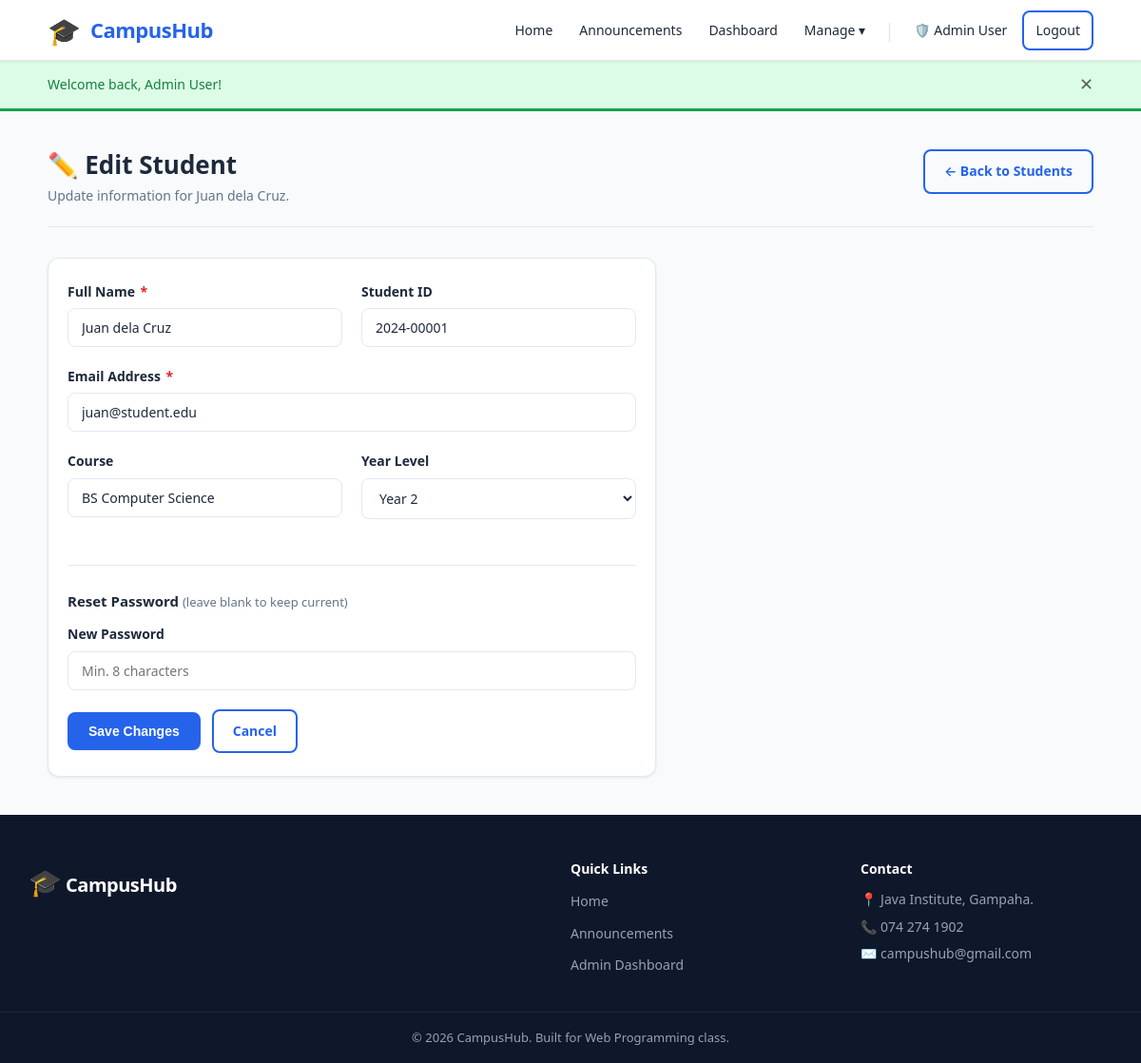
Screenshot of /admin/student_edit.php?id=2 (signed in) with the database file from the repository.
### tables this page shows
CREATE TABLE IF NOT EXISTS users (
    id          INT UNSIGNED    NOT NULL AUTO_INCREMENT,
    full_name   VARCHAR(100)    NOT NULL,
    email       VARCHAR(150)    NOT NULL UNIQUE,
    password    VARCHAR(255)    NOT NULL,                
    role        ENUM('student','admin') NOT NULL DEFAULT 'student',
    student_id  VARCHAR(30)     DEFAULT NULL,            
    course      VARCHAR(100)    DEFAULT NULL,
    year_level  TINYINT UNSIGNED DEFAULT NULL,           
    bio         TEXT            DEFAULT NULL,
    profile_photo VARCHAR(255)  DEFAULT NULL,            
    created_at  TIMESTAMP       NOT NULL DEFAULT CURRENT_TIMESTAMP,
    updated_at  TIMESTAMP       NOT NULL DEFAULT CURRENT_TIMESTAMP ON UPDATE CURRENT_TIMESTAMP,
    PRIMARY KEY (id),
    INDEX idx_role (role),
    INDEX idx_student_id (student_id)
);

### includes/functions.php (called while the page is built, shortened)
<?php
function e($value) {
    return htmlspecialchars($value, ENT_QUOTES, 'UTF-8');
}
function get($key, $default = '') {
    return isset($_GET[$key]) ? trim($_GET[$key]) : $default;
}
function fetchOne($conn, $sql, $types = '', $params = []) {
    $stmt = $conn->prepare($sql);
    if ($types && $params) {
        $stmt->bind_param($types, ...$params);
    }
    $stmt->execute();
    $result = $stmt->get_result();
    $row    = $result->fetch_assoc();
    return $row ? $row : null;
}

### admin/student_edit.php (the view, shortened to what this page needs)
<?php
require_once __DIR__ . '/../config/config.php';
require_once __DIR__ . '/../includes/functions.php';
$id = (int)get('id');
$student = fetchOne($conn, 'SELECT * FROM users WHERE id = ? AND role = "student"', 'i', [$id]);
$errors = [];
require_once __DIR__ . '/../includes/header.php';
?>
<div class="page-header">
    <div><h1>✏️ Edit Student</h1><p>Update information for <?= e($student['full_name']) ?>.</p></div>
    <a href="<?= SITE_URL ?>/admin/students.php" class="btn btn-outline">← Back to Students</a>
</div>
<div class="card" style="max-width:640px;">
    <div class="card-body">
        <form method="POST" action="" data-validate>
            <div class="form-row">
                <div class="form-group">
                    <label for="full_name">Full Name <span class="required">*</span></label>
                    <input type="text" id="full_name" name="full_name"
                           value="<?= e($student['full_name']) ?>"
                           class="<?= isset($errors['full_name']) ? 'is-invalid' : '' ?>" required>
                </div>
                <div class="form-group">
                    <label for="student_id">Student ID</label>
                    <input type="text" id="student_id" name="student_id"
                           value="<?= e($student['student_id'] ?? '') ?>">
                </div>
            </div>
            <div class="form-group">
                <label for="email">Email Address <span class="required">*</span></label>
                <input type="email" id="email" name="email"
                       value="<?= e($student['email']) ?>"
                       class="<?= isset($errors['email']) ? 'is-invalid' : '' ?>" required>
            </div>
            <div class="form-row">
                <div class="form-group">
                    <label for="course">Course</label>
                    <input type="text" id="course" name="course" value="<?= e($student['course'] ?? '') ?>">
                </div>
                <div class="form-group">
                    <label for="year_level">Year Level</label>
                    <select id="year_level" name="year_level">
                        <?php for ($y = 1; $y <= 5; $y++): ?>
                            <option value="<?= $y ?>" <?= ($student['year_level'] == $y) ? 'selected' : '' ?>>Year <?= $y ?></option>
                        <?php endfor; ?>
                    </select>
                </div>
            </div>
            <hr class="divider">
            <h3 style="font-size:15px;margin-bottom:14px;">Reset Password <span class="text-muted" style="font-weight:400;font-size:13px;">(leave blank to keep current)</span></h3>
            <div class="form-group">
                <label for="new_password">New Password</label>
                <input type="password" id="new_password" name="new_password"
                       placeholder="Min. 8 characters"
                       class="<?= isset($errors['new_password']) ? 'is-invalid' : '' ?>">
            </div>
            <div class="form-actions">
                <button type="submit" class="btn btn-primary">Save Changes</button>
                <a href="<?= SITE_URL ?>/admin/students.php" class="btn btn-outline">Cancel</a>
            </div>
        </form>
    </div>
</div>
<?php require_once __DIR__ . '/../includes/footer.php'; ?>

### assets/css/style.css (style rules this page uses)
:root { --primary: #2563eb; --primary-dark: #1d4ed8; --primary-light: #eff6ff; --secondary: #64748b; --success: #16a34a; --warning: #d97706; --danger: #dc2626; --info: #0891b2; --bg: #f8fafc; --surface: #ffffff; --border: #e2e8f0; --text: #1e293b; --text-muted: #64748b; --radius: 8px; --radius-lg: 12px; --shadow-sm: 0 1px 3px rgba(0,0,0,.08); --shadow: 0 4px 12px rgba(0,0,0,.10); --shadow-lg: 0 8px 24px rgba(0,0,0,.12); --font: 'Segoe UI', system-ui, -apple-system, sans-serif; --header-h: 64px; --container-w: 1140px; }
*, *::before, *::after { box-sizing: border-box; margin: 0; padding: 0; }
html { scroll-behavior: smooth; }
body { font-family: var(--font); font-size: 16px; line-height: 1.6; color: var(--text); background: var(--bg); min-height: 100vh; display: flex; flex-direction: column; }
a { color: var(--primary); text-decoration: none; }
h1, h2, h3, h4, h5, h6 { line-height: 1.3; font-weight: 700; color: var(--text); }
.btn { display: inline-flex; align-items: center; gap: 6px; padding: 10px 20px; border-radius: var(--radius); font-size: 14px; font-weight: 600; cursor: pointer; border: 2px solid transparent; transition: background .15s, transform .1s, box-shadow .15s; text-decoration: none; white-space: nowrap; }
.btn-primary { background: var(--primary); color: #fff; border-color: var(--primary); }
.btn-outline { background: transparent; color: var(--primary); border-color: var(--primary); }
.card { background: var(--surface); border: 1px solid var(--border); border-radius: var(--radius-lg); box-shadow: var(--shadow-sm); overflow: hidden; }
.card-body { padding: 24px 20px; }
.form-group { margin-bottom: 20px; }
.form-row { display: grid; grid-template-columns: 1fr 1fr; gap: 20px; }
label { display: block; font-size: 14px; font-weight: 600; margin-bottom: 6px; color: var(--text); }
label .required { color: var(--danger); margin-left: 2px; }
input[type="text"], input[type="email"], input[type="password"], input[type="date"], input[type="time"], input[type="number"], input[type="file"], select, textarea { width: 100%; padding: 10px 14px; border: 1px solid var(--border); border-radius: var(--radius); font-family: var(--font); font-size: 14px; color: var(--text); background: var(--surface); transition: border-color .15s, box-shadow .15s; outline: none; }
select { cursor: pointer; }
.form-actions { display: flex; gap: 12px; align-items: center; margin-top: 8px; }
.page-header { margin-bottom: 32px; padding-bottom: 20px; border-bottom: 1px solid var(--border); display: flex; align-items: flex-start; justify-content: space-between; flex-wrap: wrap; gap: 12px; }
.page-header h1 { font-size: 26px; }
.page-header p { color: var(--text-muted); font-size: 14px; margin-top: 4px; }
.text-muted { color: var(--text-muted); }
.divider { border: none; border-top: 1px solid var(--border); margin: 28px 0; }

### rows the page displays
users: full_name "Juan dela Cruz", student_id "2024-00001", email "juan@student.edu", course "BS Computer Science", year_level "Year 2"

### other values shown
SITE_NAME "CampusHub"
$userName "Admin User"
$_SESSION['flash_message'] "Welcome back, Admin User!"
